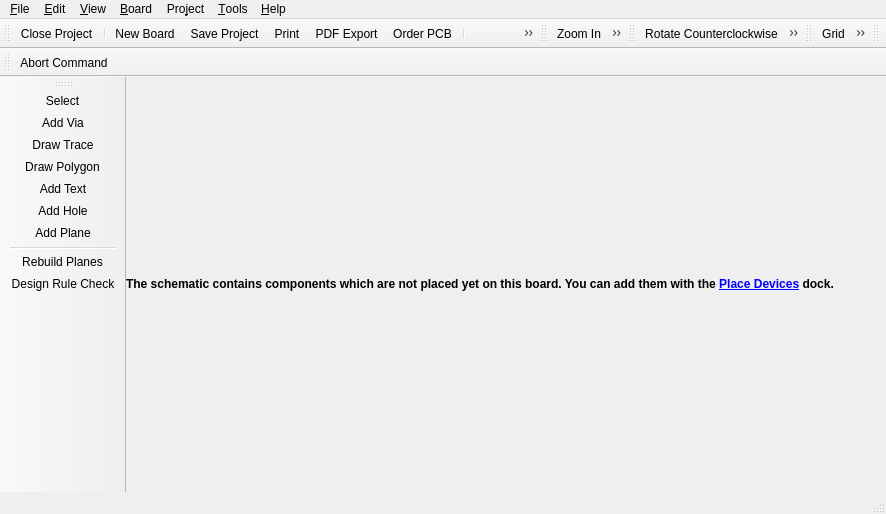
<?xml version="1.0" encoding="UTF-8"?>
<ui version="4.0">
 <class>librepcb::project::editor::BoardEditor</class>
 <widget class="QMainWindow" name="librepcb::project::editor::BoardEditor">
  <property name="enabled">
   <bool>true</bool>
  </property>
  <property name="geometry">
   <rect>
    <x>0</x>
    <y>0</y>
    <width>886</width>
    <height>514</height>
   </rect>
  </property>
  <property name="windowTitle">
   <string>Board Editor</string>
  </property>
  <property name="windowIcon">
   <iconset>
    <normaloff>:/img/actions/board_editor.png</normaloff>:/img/actions/board_editor.png</iconset>
  </property>
  <widget class="QWidget" name="centralwidget">
   <layout class="QVBoxLayout" name="verticalLayout">
    <property name="spacing">
     <number>0</number>
    </property>
    <property name="leftMargin">
     <number>0</number>
    </property>
    <property name="topMargin">
     <number>0</number>
    </property>
    <property name="rightMargin">
     <number>0</number>
    </property>
    <property name="bottomMargin">
     <number>0</number>
    </property>
    <item>
     <widget class="QTabBar" name="tabBar" native="true"/>
    </item>
    <item>
     <widget class="QLabel" name="lblUnplacedComponentsNote">
      <property name="font">
       <font>
        <weight>75</weight>
        <bold>true</bold>
       </font>
      </property>
      <property name="styleSheet">
       <string notr="true">QLabel {background-color: rgb(255, 255, 127); color: rgb(170, 0, 0);};</string>
      </property>
      <property name="text">
       <string>&lt;html&gt;&lt;head/&gt;&lt;body&gt;&lt;p&gt;The schematic contains components which are not placed yet on this board. You can add them with the &lt;a href=&quot;PlaceDevicesDock&quot;&gt;&lt;span style=&quot; text-decoration: underline; color:#0000ff;&quot;&gt;Place Devices&lt;/span&gt;&lt;/a&gt; dock.&lt;/p&gt;&lt;/body&gt;&lt;/html&gt;</string>
      </property>
      <property name="wordWrap">
       <bool>true</bool>
      </property>
      <property name="margin">
       <number>10</number>
      </property>
     </widget>
    </item>
   </layout>
  </widget>
  <widget class="QMenuBar" name="menubar">
   <property name="geometry">
    <rect>
     <x>0</x>
     <y>0</y>
     <width>886</width>
     <height>22</height>
    </rect>
   </property>
   <widget class="QMenu" name="menuFile">
    <property name="title">
     <string>&amp;File</string>
    </property>
    <addaction name="actionProjectSave"/>
    <addaction name="separator"/>
    <addaction name="actionExportLppz"/>
    <addaction name="actionExportAsPdf"/>
    <addaction name="actionExportAsSvg"/>
    <addaction name="actionGenerateBom"/>
    <addaction name="actionGenerateFabricationData"/>
    <addaction name="actionGeneratePickPlace"/>
    <addaction name="separator"/>
    <addaction name="actionImportDxf"/>
    <addaction name="separator"/>
    <addaction name="actionPrint"/>
    <addaction name="separator"/>
    <addaction name="actionOrderPcb"/>
    <addaction name="separator"/>
    <addaction name="actionProjectClose"/>
    <addaction name="actionQuit"/>
   </widget>
   <widget class="QMenu" name="menuEdit">
    <property name="title">
     <string>&amp;Edit</string>
    </property>
    <addaction name="actionUndo"/>
    <addaction name="actionRedo"/>
    <addaction name="separator"/>
    <addaction name="actionSelectAll"/>
    <addaction name="separator"/>
    <addaction name="actionRotate_CCW"/>
    <addaction name="actionRotate_CW"/>
    <addaction name="actionFlipHorizontal"/>
    <addaction name="actionFlipVertical"/>
    <addaction name="actionCopy"/>
    <addaction name="actionCut"/>
    <addaction name="actionPaste"/>
    <addaction name="actionRemove"/>
    <addaction name="separator"/>
    <addaction name="actionEditNetClasses"/>
   </widget>
   <widget class="QMenu" name="menuView">
    <property name="title">
     <string>&amp;View</string>
    </property>
    <addaction name="actionGrid"/>
    <addaction name="separator"/>
    <addaction name="actionHideAllPlanes"/>
    <addaction name="actionShowAllPlanes"/>
    <addaction name="separator"/>
    <addaction name="actionZoomIn"/>
    <addaction name="actionZoomOut"/>
    <addaction name="actionZoomAll"/>
   </widget>
   <widget class="QMenu" name="menuProject">
    <property name="title">
     <string>Pro&amp;ject</string>
    </property>
    <addaction name="actionProjectProperties"/>
    <addaction name="actionProjectSettings"/>
    <addaction name="separator"/>
    <addaction name="actionUpdateLibrary"/>
   </widget>
   <widget class="QMenu" name="menuTools">
    <property name="title">
     <string>&amp;Tools</string>
    </property>
    <addaction name="actionToolSelect"/>
    <addaction name="actionToolAddVia"/>
    <addaction name="actionToolDrawTrace"/>
    <addaction name="actionToolDrawPolygon"/>
    <addaction name="actionToolAddText"/>
    <addaction name="actionToolAddHole"/>
    <addaction name="actionToolAddPlane"/>
   </widget>
   <widget class="QMenu" name="menuHelp">
    <property name="enabled">
     <bool>true</bool>
    </property>
    <property name="title">
     <string>&amp;Help</string>
    </property>
    <addaction name="actionOnlineDocumentation"/>
    <addaction name="actionOpenWebsite"/>
    <addaction name="actionAbout"/>
    <addaction name="actionAboutQt"/>
   </widget>
   <widget class="QMenu" name="menuBoard">
    <property name="title">
     <string>&amp;Board</string>
    </property>
    <addaction name="actionLayerStackSetup"/>
    <addaction name="actionModifyDesignRules"/>
    <addaction name="actionDesignRuleCheck"/>
    <addaction name="separator"/>
    <addaction name="actionRebuildPlanes"/>
    <addaction name="separator"/>
    <addaction name="actionNewBoard"/>
    <addaction name="actionCopyBoard"/>
    <addaction name="actionRemoveBoard"/>
    <addaction name="separator"/>
   </widget>
   <addaction name="menuFile"/>
   <addaction name="menuEdit"/>
   <addaction name="menuView"/>
   <addaction name="menuBoard"/>
   <addaction name="menuProject"/>
   <addaction name="menuTools"/>
   <addaction name="menuHelp"/>
  </widget>
  <widget class="librepcb::StatusBar" name="statusbar"/>
  <widget class="QToolBar" name="fileToolbar">
   <property name="windowTitle">
    <string>File</string>
   </property>
   <attribute name="toolBarArea">
    <enum>TopToolBarArea</enum>
   </attribute>
   <attribute name="toolBarBreak">
    <bool>false</bool>
   </attribute>
   <addaction name="actionProjectClose"/>
   <addaction name="separator"/>
   <addaction name="actionNewBoard"/>
   <addaction name="actionProjectSave"/>
   <addaction name="actionPrint"/>
   <addaction name="actionExportAsPdf"/>
   <addaction name="actionOrderPcb"/>
   <addaction name="separator"/>
   <addaction name="actionShowControlPanel"/>
   <addaction name="actionShowSchematicEditor"/>
   <addaction name="separator"/>
   <addaction name="actionUndo"/>
   <addaction name="actionRedo"/>
  </widget>
  <widget class="QToolBar" name="zoomToolbar">
   <property name="windowTitle">
    <string>Zoom</string>
   </property>
   <attribute name="toolBarArea">
    <enum>TopToolBarArea</enum>
   </attribute>
   <attribute name="toolBarBreak">
    <bool>false</bool>
   </attribute>
   <addaction name="actionZoomIn"/>
   <addaction name="actionZoomOut"/>
   <addaction name="actionZoomAll"/>
  </widget>
  <widget class="QToolBar" name="editToolbar">
   <property name="windowTitle">
    <string>Edit</string>
   </property>
   <attribute name="toolBarArea">
    <enum>TopToolBarArea</enum>
   </attribute>
   <attribute name="toolBarBreak">
    <bool>false</bool>
   </attribute>
   <addaction name="actionRotate_CCW"/>
   <addaction name="actionRotate_CW"/>
   <addaction name="actionFlipHorizontal"/>
   <addaction name="actionFlipVertical"/>
   <addaction name="separator"/>
   <addaction name="actionCut"/>
   <addaction name="actionCopy"/>
   <addaction name="actionPaste"/>
   <addaction name="actionRemove"/>
  </widget>
  <widget class="QToolBar" name="viewToolbar">
   <property name="windowTitle">
    <string>View</string>
   </property>
   <attribute name="toolBarArea">
    <enum>TopToolBarArea</enum>
   </attribute>
   <attribute name="toolBarBreak">
    <bool>false</bool>
   </attribute>
   <addaction name="actionGrid"/>
   <addaction name="actionOpen3DViewer"/>
  </widget>
  <widget class="librepcb::project::editor::SearchToolBar" name="searchToolbar">
   <property name="windowTitle">
    <string>Search</string>
   </property>
   <attribute name="toolBarArea">
    <enum>TopToolBarArea</enum>
   </attribute>
   <attribute name="toolBarBreak">
    <bool>false</bool>
   </attribute>
  </widget>
  <widget class="QToolBar" name="toolsToolbar">
   <property name="windowTitle">
    <string>Tools</string>
   </property>
   <attribute name="toolBarArea">
    <enum>LeftToolBarArea</enum>
   </attribute>
   <attribute name="toolBarBreak">
    <bool>false</bool>
   </attribute>
   <addaction name="actionToolSelect"/>
   <addaction name="actionToolAddVia"/>
   <addaction name="actionToolDrawTrace"/>
   <addaction name="actionToolDrawPolygon"/>
   <addaction name="actionToolAddText"/>
   <addaction name="actionToolAddHole"/>
   <addaction name="actionToolAddPlane"/>
   <addaction name="separator"/>
   <addaction name="actionRebuildPlanes"/>
   <addaction name="actionDesignRuleCheck"/>
  </widget>
  <widget class="QToolBar" name="commandToolbar">
   <property name="windowTitle">
    <string>Command</string>
   </property>
   <attribute name="toolBarArea">
    <enum>TopToolBarArea</enum>
   </attribute>
   <attribute name="toolBarBreak">
    <bool>true</bool>
   </attribute>
   <addaction name="actionCommandAbort"/>
  </widget>
  <action name="actionProjectSave">
   <property name="icon">
    <iconset>
     <normaloff>:/img/actions/save.png</normaloff>:/img/actions/save.png</iconset>
   </property>
   <property name="text">
    <string>&amp;Save Project</string>
   </property>
   <property name="shortcut">
    <string notr="true">Ctrl+S</string>
   </property>
  </action>
  <action name="actionProjectClose">
   <property name="icon">
    <iconset>
     <normaloff>:/img/actions/close.png</normaloff>:/img/actions/close.png</iconset>
   </property>
   <property name="text">
    <string>&amp;Close Project</string>
   </property>
   <property name="shortcut">
    <string notr="true"/>
   </property>
  </action>
  <action name="actionPrint">
   <property name="icon">
    <iconset>
     <normaloff>:/img/actions/print.png</normaloff>:/img/actions/print.png</iconset>
   </property>
   <property name="text">
    <string>&amp;Print</string>
   </property>
   <property name="shortcut">
    <string notr="true">Ctrl+P</string>
   </property>
  </action>
  <action name="actionQuit">
   <property name="icon">
    <iconset>
     <normaloff>:/img/actions/quit.png</normaloff>:/img/actions/quit.png</iconset>
   </property>
   <property name="text">
    <string>&amp;Quit</string>
   </property>
   <property name="shortcut">
    <string notr="true">Ctrl+Q</string>
   </property>
  </action>
  <action name="actionExportAsPdf">
   <property name="icon">
    <iconset>
     <normaloff>:/img/actions/pdf.png</normaloff>:/img/actions/pdf.png</iconset>
   </property>
   <property name="text">
    <string>PDF &amp;Export</string>
   </property>
   <property name="shortcut">
    <string notr="true"/>
   </property>
  </action>
  <action name="actionShowControlPanel">
   <property name="icon">
    <iconset>
     <normaloff>:/img/actions/home.png</normaloff>:/img/actions/home.png</iconset>
   </property>
   <property name="text">
    <string>Show Control Panel</string>
   </property>
   <property name="shortcut">
    <string notr="true"/>
   </property>
  </action>
  <action name="actionShowSchematicEditor">
   <property name="icon">
    <iconset>
     <normaloff>:/img/actions/schematic.png</normaloff>:/img/actions/schematic.png</iconset>
   </property>
   <property name="text">
    <string>Show Schematic Editor</string>
   </property>
   <property name="shortcut">
    <string notr="true"/>
   </property>
  </action>
  <action name="actionUndo">
   <property name="icon">
    <iconset>
     <normaloff>:/img/actions/undo.png</normaloff>:/img/actions/undo.png</iconset>
   </property>
   <property name="text">
    <string>&amp;Undo</string>
   </property>
   <property name="shortcut">
    <string notr="true">Ctrl+Z</string>
   </property>
  </action>
  <action name="actionRedo">
   <property name="icon">
    <iconset>
     <normaloff>:/img/actions/redo.png</normaloff>:/img/actions/redo.png</iconset>
   </property>
   <property name="text">
    <string>&amp;Redo</string>
   </property>
   <property name="shortcut">
    <string notr="true">Ctrl+Y</string>
   </property>
  </action>
  <action name="actionOnlineDocumentation">
   <property name="icon">
    <iconset>
     <normaloff>:/img/actions/help.png</normaloff>:/img/actions/help.png</iconset>
   </property>
   <property name="text">
    <string>Online Documentation</string>
   </property>
   <property name="shortcut">
    <string notr="true">F1</string>
   </property>
  </action>
  <action name="actionOpenWebsite">
   <property name="icon">
    <iconset>
     <normaloff>:/img/actions/open_browser.png</normaloff>:/img/actions/open_browser.png</iconset>
   </property>
   <property name="text">
    <string>LibrePCB Website</string>
   </property>
   <property name="shortcut">
    <string notr="true"/>
   </property>
  </action>
  <action name="actionRotate_CCW">
   <property name="icon">
    <iconset>
     <normaloff>:/img/actions/rotate_left.png</normaloff>:/img/actions/rotate_left.png</iconset>
   </property>
   <property name="text">
    <string>R&amp;otate Counterclockwise</string>
   </property>
   <property name="shortcut">
    <string notr="true">R</string>
   </property>
  </action>
  <action name="actionRotate_CW">
   <property name="icon">
    <iconset>
     <normaloff>:/img/actions/rotate_right.png</normaloff>:/img/actions/rotate_right.png</iconset>
   </property>
   <property name="text">
    <string>Rotate C&amp;lockwise</string>
   </property>
   <property name="shortcut">
    <string notr="true">Shift+R</string>
   </property>
  </action>
  <action name="actionCopy">
   <property name="icon">
    <iconset>
     <normaloff>:/img/actions/copy.png</normaloff>:/img/actions/copy.png</iconset>
   </property>
   <property name="text">
    <string>&amp;Copy</string>
   </property>
   <property name="shortcut">
    <string notr="true">Ctrl+C</string>
   </property>
  </action>
  <action name="actionCut">
   <property name="icon">
    <iconset>
     <normaloff>:/img/actions/cut.png</normaloff>:/img/actions/cut.png</iconset>
   </property>
   <property name="text">
    <string>Cut</string>
   </property>
   <property name="shortcut">
    <string notr="true">Ctrl+X</string>
   </property>
  </action>
  <action name="actionPaste">
   <property name="icon">
    <iconset>
     <normaloff>:/img/actions/paste.png</normaloff>:/img/actions/paste.png</iconset>
   </property>
   <property name="text">
    <string>&amp;Paste</string>
   </property>
   <property name="shortcut">
    <string notr="true">Ctrl+V</string>
   </property>
  </action>
  <action name="actionRemove">
   <property name="icon">
    <iconset>
     <normaloff>:/img/actions/delete.png</normaloff>:/img/actions/delete.png</iconset>
   </property>
   <property name="text">
    <string>R&amp;emove</string>
   </property>
   <property name="shortcut">
    <string notr="true">Del</string>
   </property>
  </action>
  <action name="actionGrid">
   <property name="icon">
    <iconset>
     <normaloff>:/img/actions/grid.png</normaloff>:/img/actions/grid.png</iconset>
   </property>
   <property name="text">
    <string>&amp;Grid</string>
   </property>
   <property name="shortcut">
    <string notr="true"/>
   </property>
  </action>
  <action name="actionZoomIn">
   <property name="icon">
    <iconset>
     <normaloff>:/img/actions/zoom_in.png</normaloff>:/img/actions/zoom_in.png</iconset>
   </property>
   <property name="text">
    <string>&amp;Zoom In</string>
   </property>
   <property name="shortcut">
    <string notr="true">Ctrl++</string>
   </property>
  </action>
  <action name="actionZoomOut">
   <property name="icon">
    <iconset>
     <normaloff>:/img/actions/zoom_out.png</normaloff>:/img/actions/zoom_out.png</iconset>
   </property>
   <property name="text">
    <string>Zoom &amp;Out</string>
   </property>
   <property name="shortcut">
    <string notr="true">Ctrl+-</string>
   </property>
  </action>
  <action name="actionZoomAll">
   <property name="icon">
    <iconset>
     <normaloff>:/img/actions/zoom_all.png</normaloff>:/img/actions/zoom_all.png</iconset>
   </property>
   <property name="text">
    <string>Zoo&amp;m All</string>
   </property>
   <property name="shortcut">
    <string notr="true"/>
   </property>
  </action>
  <action name="actionProjectProperties">
   <property name="text">
    <string>&amp;Properties</string>
   </property>
   <property name="toolTip">
    <string>Edit Project Properties</string>
   </property>
   <property name="shortcut">
    <string notr="true"/>
   </property>
  </action>
  <action name="actionProjectSettings">
   <property name="icon">
    <iconset>
     <normaloff>:/img/actions/settings.png</normaloff>:/img/actions/settings.png</iconset>
   </property>
   <property name="text">
    <string>&amp;Settings</string>
   </property>
   <property name="toolTip">
    <string>Project Settings</string>
   </property>
   <property name="shortcut">
    <string notr="true"/>
   </property>
  </action>
  <action name="actionAbout">
   <property name="icon">
    <iconset>
     <normaloff>:/img/actions/info.png</normaloff>:/img/actions/info.png</iconset>
   </property>
   <property name="text">
    <string>&amp;About LibrePCB</string>
   </property>
   <property name="shortcut">
    <string notr="true"/>
   </property>
   <property name="menuRole">
    <enum>QAction::AboutRole</enum>
   </property>
  </action>
  <action name="actionAboutQt">
   <property name="text">
    <string>About &amp;Qt</string>
   </property>
   <property name="shortcut">
    <string notr="true"/>
   </property>
   <property name="menuRole">
    <enum>QAction::AboutQtRole</enum>
   </property>
  </action>
  <action name="actionToolSelect">
   <property name="icon">
    <iconset>
     <normaloff>:/img/actions/select.png</normaloff>:/img/actions/select.png</iconset>
   </property>
   <property name="text">
    <string>&amp;Select</string>
   </property>
   <property name="shortcut">
    <string notr="true"/>
   </property>
  </action>
  <action name="actionCommandAbort">
   <property name="icon">
    <iconset>
     <normaloff>:/img/actions/stop.png</normaloff>:/img/actions/stop.png</iconset>
   </property>
   <property name="text">
    <string>Abort Command</string>
   </property>
   <property name="shortcut">
    <string notr="true">Esc</string>
   </property>
  </action>
  <action name="actionNewBoard">
   <property name="icon">
    <iconset>
     <normaloff>:/img/actions/new_2.png</normaloff>:/img/actions/new_2.png</iconset>
   </property>
   <property name="text">
    <string>&amp;New Board</string>
   </property>
   <property name="shortcut">
    <string notr="true">Ctrl+N</string>
   </property>
  </action>
  <action name="actionEditNetClasses">
   <property name="text">
    <string>&amp;Net Classes</string>
   </property>
   <property name="shortcut">
    <string notr="true"/>
   </property>
  </action>
  <action name="actionFlipHorizontal">
   <property name="icon">
    <iconset>
     <normaloff>:/img/actions/flip_horizontal.png</normaloff>:/img/actions/flip_horizontal.png</iconset>
   </property>
   <property name="text">
    <string>&amp;Flip Horizontal</string>
   </property>
   <property name="shortcut">
    <string notr="true">F</string>
   </property>
  </action>
  <action name="actionFlipVertical">
   <property name="icon">
    <iconset>
     <normaloff>:/img/actions/flip_vertical.png</normaloff>:/img/actions/flip_vertical.png</iconset>
   </property>
   <property name="text">
    <string>Flip &amp;Vertical</string>
   </property>
   <property name="shortcut">
    <string notr="true">Shift+F</string>
   </property>
  </action>
  <action name="actionToolDrawTrace">
   <property name="icon">
    <iconset>
     <normaloff>:/img/actions/draw_wire.png</normaloff>:/img/actions/draw_wire.png</iconset>
   </property>
   <property name="text">
    <string>&amp;Draw Trace</string>
   </property>
   <property name="shortcut">
    <string notr="true"/>
   </property>
  </action>
  <action name="actionToolAddVia">
   <property name="icon">
    <iconset>
     <normaloff>:/img/actions/add_via.png</normaloff>:/img/actions/add_via.png</iconset>
   </property>
   <property name="text">
    <string>&amp;Add Via</string>
   </property>
   <property name="shortcut">
    <string notr="true"/>
   </property>
  </action>
  <action name="actionCopyBoard">
   <property name="icon">
    <iconset>
     <normaloff>:/img/actions/copy.png</normaloff>:/img/actions/copy.png</iconset>
   </property>
   <property name="text">
    <string>&amp;Copy Board</string>
   </property>
   <property name="shortcut">
    <string notr="true"/>
   </property>
  </action>
  <action name="actionGenerateFabricationData">
   <property name="icon">
    <iconset>
     <normaloff>:/img/actions/export_gerber.png</normaloff>:/img/actions/export_gerber.png</iconset>
   </property>
   <property name="text">
    <string>&amp;Generate Fabrication Data</string>
   </property>
   <property name="toolTip">
    <string>Generate Fabrication Data</string>
   </property>
   <property name="shortcut">
    <string notr="true"/>
   </property>
  </action>
  <action name="actionModifyDesignRules">
   <property name="text">
    <string>&amp;Design Rules</string>
   </property>
   <property name="shortcut">
    <string notr="true"/>
   </property>
  </action>
  <action name="actionLayerStackSetup">
   <property name="text">
    <string>&amp;Layer Stack Setup</string>
   </property>
   <property name="shortcut">
    <string notr="true"/>
   </property>
  </action>
  <action name="actionRemoveBoard">
   <property name="icon">
    <iconset>
     <normaloff>:/img/actions/delete.png</normaloff>:/img/actions/delete.png</iconset>
   </property>
   <property name="text">
    <string>Remove &amp;Board</string>
   </property>
   <property name="shortcut">
    <string notr="true"/>
   </property>
  </action>
  <action name="actionToolDrawPolygon">
   <property name="icon">
    <iconset>
     <normaloff>:/img/actions/draw_polygon.png</normaloff>:/img/actions/draw_polygon.png</iconset>
   </property>
   <property name="text">
    <string>D&amp;raw Polygon</string>
   </property>
   <property name="shortcut">
    <string notr="true"/>
   </property>
  </action>
  <action name="actionRebuildPlanes">
   <property name="icon">
    <iconset>
     <normaloff>:/img/actions/rebuild_plane.png</normaloff>:/img/actions/rebuild_plane.png</iconset>
   </property>
   <property name="text">
    <string>&amp;Rebuild Planes</string>
   </property>
   <property name="shortcut">
    <string notr="true"/>
   </property>
  </action>
  <action name="actionToolAddPlane">
   <property name="icon">
    <iconset>
     <normaloff>:/img/actions/add_plane.png</normaloff>:/img/actions/add_plane.png</iconset>
   </property>
   <property name="text">
    <string>Add &amp;Plane</string>
   </property>
   <property name="shortcut">
    <string notr="true"/>
   </property>
  </action>
  <action name="actionToolAddText">
   <property name="icon">
    <iconset>
     <normaloff>:/img/actions/add_text.png</normaloff>:/img/actions/add_text.png</iconset>
   </property>
   <property name="text">
    <string>Add T&amp;ext</string>
   </property>
   <property name="shortcut">
    <string notr="true"/>
   </property>
  </action>
  <action name="actionToolAddHole">
   <property name="icon">
    <iconset>
     <normaloff>:/img/actions/add_hole.png</normaloff>:/img/actions/add_hole.png</iconset>
   </property>
   <property name="text">
    <string>Add &amp;Hole</string>
   </property>
   <property name="shortcut">
    <string notr="true"/>
   </property>
  </action>
  <action name="actionUpdateLibrary">
   <property name="icon">
    <iconset>
     <normaloff>:/img/actions/refresh.png</normaloff>:/img/actions/refresh.png</iconset>
   </property>
   <property name="text">
    <string>Update Library</string>
   </property>
   <property name="shortcut">
    <string notr="true"/>
   </property>
  </action>
  <action name="actionExportLppz">
   <property name="icon">
    <iconset>
     <normaloff>:/img/actions/export_zip.png</normaloff>:/img/actions/export_zip.png</iconset>
   </property>
   <property name="text">
    <string>&amp;Export project to *.lppz</string>
   </property>
   <property name="toolTip">
    <string>Export project to *.lppz</string>
   </property>
   <property name="shortcut">
    <string notr="true"/>
   </property>
  </action>
  <action name="actionGenerateBom">
   <property name="icon">
    <iconset>
     <normaloff>:/img/actions/generate_bom.png</normaloff>:/img/actions/generate_bom.png</iconset>
   </property>
   <property name="text">
    <string>Generate BOM</string>
   </property>
   <property name="toolTip">
    <string>Generate BOM</string>
   </property>
   <property name="shortcut">
    <string notr="true"/>
   </property>
  </action>
  <action name="actionShowAllPlanes">
   <property name="icon">
    <iconset>
     <normaloff>:/img/actions/show_planes.png</normaloff>:/img/actions/show_planes.png</iconset>
   </property>
   <property name="text">
    <string>Show All Planes</string>
   </property>
   <property name="shortcut">
    <string notr="true"/>
   </property>
  </action>
  <action name="actionHideAllPlanes">
   <property name="icon">
    <iconset>
     <normaloff>:/img/actions/hide_planes.png</normaloff>:/img/actions/hide_planes.png</iconset>
   </property>
   <property name="text">
    <string>Hide All Planes</string>
   </property>
   <property name="shortcut">
    <string notr="true"/>
   </property>
  </action>
  <action name="actionDesignRuleCheck">
   <property name="icon">
    <iconset>
     <normaloff>:/img/actions/drc.png</normaloff>:/img/actions/drc.png</iconset>
   </property>
   <property name="text">
    <string>Design Rule Check</string>
   </property>
   <property name="shortcut">
    <string notr="true"/>
   </property>
  </action>
  <action name="actionGeneratePickPlace">
   <property name="icon">
    <iconset>
     <normaloff>:/img/actions/export_pick_place_file.png</normaloff>:/img/actions/export_pick_place_file.png</iconset>
   </property>
   <property name="text">
    <string>Generate Pick&amp;&amp;Place Files</string>
   </property>
   <property name="shortcut">
    <string notr="true"/>
   </property>
  </action>
  <action name="actionExportAsSvg">
   <property name="icon">
    <iconset>
     <normaloff>:/img/actions/export_svg.png</normaloff>:/img/actions/export_svg.png</iconset>
   </property>
   <property name="text">
    <string>SVG Export</string>
   </property>
   <property name="shortcut">
    <string notr="true"/>
   </property>
  </action>
  <action name="actionSelectAll">
   <property name="icon">
    <iconset>
     <normaloff>:/img/actions/select_all.png</normaloff>:/img/actions/select_all.png</iconset>
   </property>
   <property name="text">
    <string>Select All</string>
   </property>
   <property name="shortcut">
    <string notr="true">Ctrl+A</string>
   </property>
  </action>
  <action name="actionImportDxf">
   <property name="icon">
    <iconset>
     <normaloff>:/img/actions/import.png</normaloff>:/img/actions/import.png</iconset>
   </property>
   <property name="text">
    <string>Import DXF</string>
   </property>
  </action>
  <action name="actionOrderPcb">
   <property name="icon">
    <iconset>
     <normaloff>:/img/actions/order_pcb.png</normaloff>:/img/actions/order_pcb.png</iconset>
   </property>
   <property name="text">
    <string>Order PCB</string>
   </property>
   <property name="shortcut">
    <string notr="true"/>
   </property>
  </action>
  <action name="actionOpen3DViewer">
   <property name="text">
    <string>Open 3D Viewer</string>
   </property>
  </action>
 </widget>
 <customwidgets>
  <customwidget>
   <class>librepcb::StatusBar</class>
   <extends>QStatusBar</extends>
   <header location="global">librepcb/common/widgets/statusbar.h</header>
  </customwidget>
  <customwidget>
   <class>QTabBar</class>
   <extends>QWidget</extends>
   <header>qtabbar.h</header>
  </customwidget>
  <customwidget>
   <class>librepcb::project::editor::SearchToolBar</class>
   <extends>QToolBar</extends>
   <header location="global">librepcb/projecteditor/toolbars/searchtoolbar.h</header>
  </customwidget>
 </customwidgets>
 <resources/>
 <connections/>
</ui>
